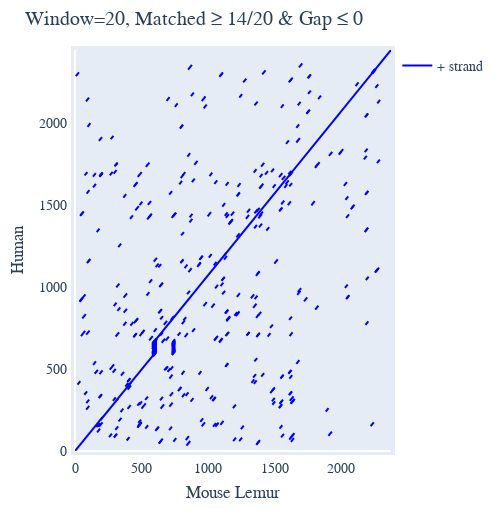

The cell this chart's notebook holds for it:
### Markdown cell above
# Dotplot

This is a useful technique ([Gibbs and McIntyre](https://www.ncbi.nlm.nih.gov/pubmed/5456129)) for comparing sequences. All `cogent3` sequence collections classes (`SequenceCollection`, `Alignment` and `ArrayAlignment`) have a dotplot method.

The method returns a drawable, as demonstrated below between unaligned sequences.

### Code cell
from cogent3 import load_unaligned_seqs

seqs = load_unaligned_seqs("../data/SCA1-cds.fasta", moltype="dna")
draw = seqs.dotplot()
draw.show()

### Figure 1 — Plotly figure (JSON) as saved in the notebook; plotly's stock layout.template omitted (floating-point values rounded to 4 significant figures; data arrays with more than 128 entries replaced by an {"elided": "..."} marker saying what was removed)
{"data": [{"line": {"color": "blue"}, "mode": "lines", "name": "+ strand", "type": "scatter", "x": {"elided": "1271 int values"}, "xaxis": "x", "y": {"elided": "1271 int values"}, "yaxis": "y"}], "layout": {"autosize": false, "font": {"family": "Balto", "size": 14}, "height": 515.2, "hovermode": "closest", "margin": {"b": 50, "l": 50, "pad": 4, "r": 50, "t": 50}, "showlegend": true, "title": {"text": "Window=20, Matched ≥ 14/20 & Gap ≤ 0"}, "width": 500, "xaxis": {"mirror": true, "range": [0, 2373], "showgrid": false, "showline": true, "title": {"text": "Mouse Lemur"}, "visible": true}, "yaxis": {"mirror": true, "range": [0, 2445], "showgrid": false, "showline": true, "title": {"text": "Human"}, "visible": true}}}
